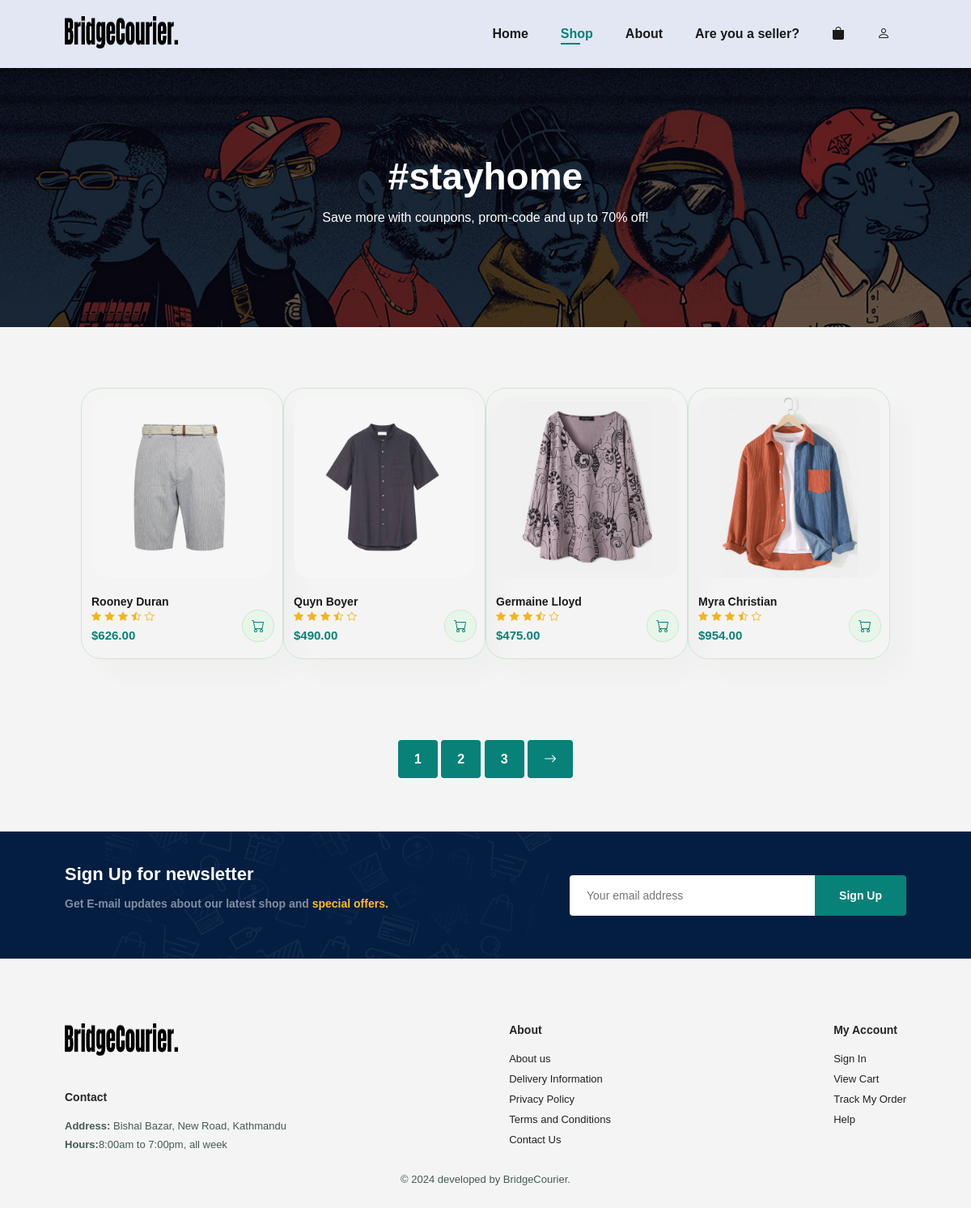
The app's page /shop.php, older data.
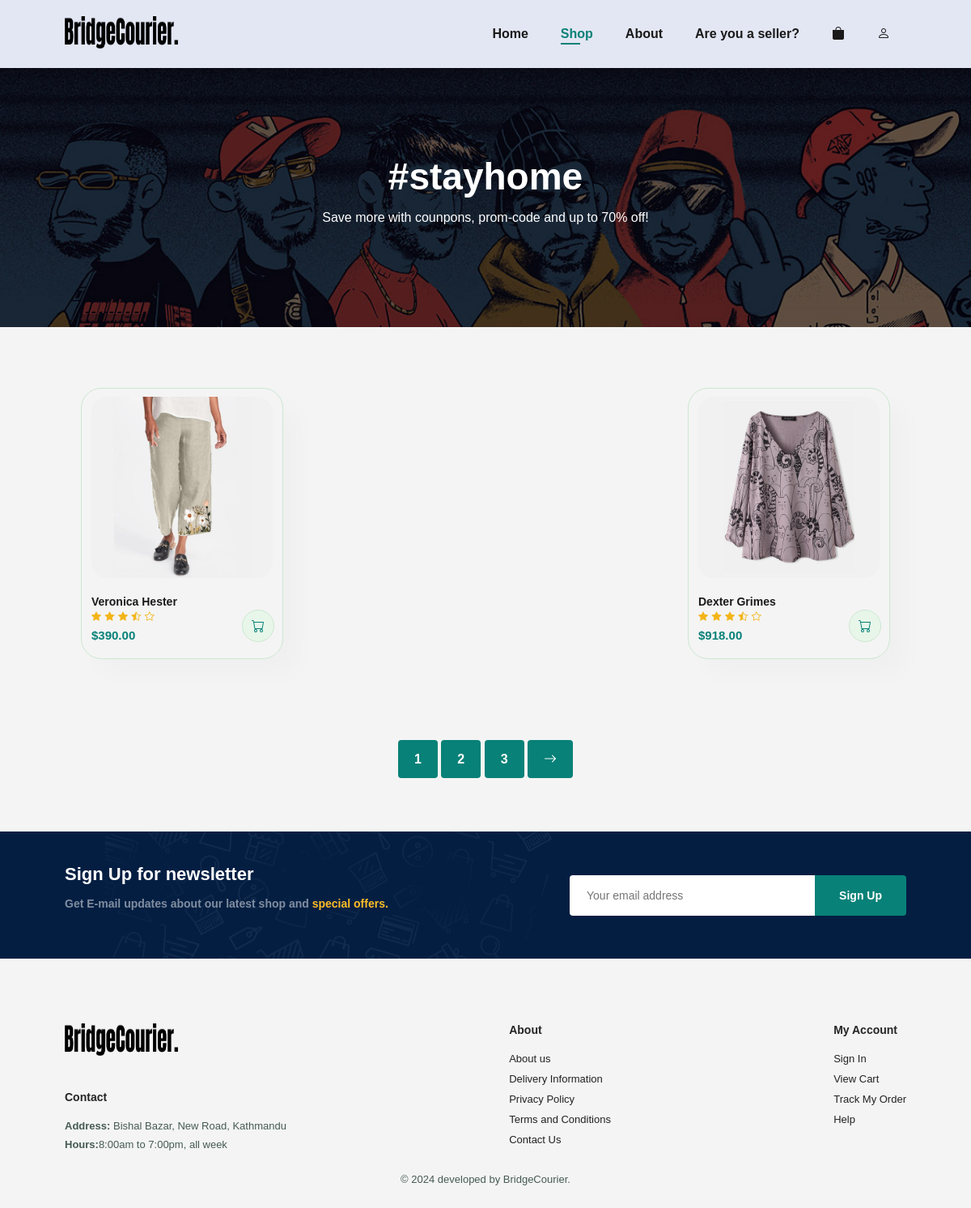
The same page, newer data.
### tables this page shows
CREATE TABLE `productdetails` (
  `prod_id` int(11) NOT NULL,
  `prodname` varchar(100) NOT NULL,
  `prod_desc` varchar(255) NOT NULL,
  `image` varchar(255) DEFAULT NULL,
  `price` decimal(10,2) NOT NULL,
  `quantity` int(11) DEFAULT NULL,
  `f_stat` tinyint(1) DEFAULT 0,
  `na_stat` tinyint(1) DEFAULT 0,
  `created_by` int(11) NOT NULL,
  `created_at` timestamp NOT NULL DEFAULT current_timestamp(),
  `modified_by` int(11) DEFAULT NULL,
  `modified_at` timestamp NULL DEFAULT NULL
);

### functions.php (called while the page is built, shortened)
<?php
    function getAllProducts(){
        try {
            $connect = new mysqli('localhost','root','','bridge_courier');
            $sql = "select * from productdetails";
            $result = $connect->query($sql);
            $products = [];
            if ($result->num_rows > 0) {
                while ($record= $result->fetch_assoc()) {
                    array_push($products,$record);
                }
            }
            return $products;
        } catch (\Throwable $th) {
           die('Error: ' . $th->getMessage());
        }
    }
?>

### shop.php (the view, shortened to what this page needs)
<?php
require 'functions.php';
$products = getAllProducts();
?>
<!DOCTYPE html>
<html lang="en">
<head>
    <link rel="stylesheet" href="css/main.css?v=<?php echo time(); ?>">
    <link rel="stylesheet" href="https://cdn.jsdelivr.net/npm/bootstrap-icons@1.11.3/font/bootstrap-icons.min.css?v=<?php echo time(); ?>">
</head>
<body>
    <section id="header">
    <?php require "navbar.php"; ?>
    </section>
    <section id="page-header">
        <h2>#stayhome</h2>
        <p>Save more with counpons, prom-code and up to 70% off! </p>
    </section>
    <section id="product1" class="section_p1">
        <div class="pro-container">
        <?php foreach ($products as $key => $product) { ?>
                    <div class="pro" onclick="window.location.href='sproduct.php?id=<?php echo $product['prod_id'] ?>'">
                        <img src="img/products/<?php echo $product['image']?>" alt="<?php $product['prodname'] ?>">
                        <div class="des">
                            <h5><?php echo $product['prodname'] ?></h5>
                            <div class="star">
                                <i class="bi bi-star-fill"></i>
                                <i class="bi bi-star-fill"></i>
                                <i class="bi bi-star-fill"></i>
                                <i class="bi bi-star-half"></i>
                                <i class="bi bi-star"></i>
                            </div>
                            <h4>&dollar;<?php echo $product['price'] ?></h4>
                        </div>
                        <a href="sproduct.php?id=<?php echo $product['prod_id'] ?>"><i class="bi bi-cart cart"></i></a>
                    </div>
                <?php } ?>
        </div>
    </section>
    <section id="pagination" class="section_p1">
        <a href="#">1</a>
        <a href="#">2</a>
        <a href="#">3</a>
        <a href="#"><i class="bi bi-arrow-right"></i></a>
    </section>
    <section id="newsletter" class="section_p1 section_m1">
        <div class="newstext">
            <h4>Sign Up for newsletter</h4>
            <p>Get E-mail updates about our latest shop and <span>special offers.</span></p>
        </div>
        <div class="form">
            <input type="text" placeholder="Your email address">
            <button class="normal">Sign Up</button>
        </div>
    </section>
    <?php require "footer.php"; ?>
</body>
</html>

### navbar.php (shortened to what this page needs)
<?php
$current_page = basename($_SERVER['PHP_SELF']);
 require_once 'functions.php';
?>
<a href="index.php"><img src="img/logo.png" class="logo" alt="company logo"></a>
<div>
    <ul id="navbar">
        <li><a href="index.php" class="<?php echo $current_page == 'index.php' ? 'active' : ''; ?>">Home</a></li>
        <li><a href="shop.php" class="<?php echo $current_page == 'shop.php' ? 'active' : ''; ?>">Shop</a></li>
        <?php if (!isset($seller)): ?>
        <li><a href="about.php" class="<?php echo $current_page == 'about.php' ? 'active' : ''; ?>">About</a></li>
        <?php if (!isset($user) && !isset($admin)) : ?>        <li><a href="seller_signuplogin.php" class="<?php echo $current_page == 'seller_signuplogin.php' ? 'active' : ''; ?>">Are you a seller?</a></li>
        <?php endif; ?>
        <li id="lg-bag"><a href="cart.php" class="<?php echo $current_page == 'cart.php' ? 'active' : ''; ?>"><i class="bi bi-bag-fill"></i></a></li>
        <?php else : ?>
            <li><a href="sellerview.php" class="<?php echo $current_page == 'sellerview.php' ? 'active' : ''; ?>">View</a></li>
            <li><a href="sellerdashboard.php" class="<?php echo $current_page == 'sellerdashboard.php' ? 'active' : ''; ?>">dashboard</a></li>
            <?php endif; ?>
        <li id="lg-person">
            <?php if (isset($user) || isset($admin) || isset($seller))  :?>
            <a href="logout.php" class="<?php echo $current_page == 'logout.php' ? 'active' : ''; ?>"><i class="bi bi-person-dash-fill"></i></a></li>
            <?php else : ?>
            <a href="user_signuplogin.php" class="<?php echo $current_page == 'user_signuplogin.php' ? 'active' : ''; ?>"><i class="bi bi-person"></i></a></li>
            <?php endif; ?>
    </ul>
</div>

### footer.php
<footer class="section_p1">
        <div class="col">
            <a href="index.php">
                <img class="logo" src="img/logo.png" alt="logo">
            </a>
            <h4>Contact</h4>
            <p><strong>Address:</strong> Bishal Bazar, New Road, Kathmandu</p>
            <p><strong>Hours:</strong>8:00am to 7:00pm, all week</p>
        </div>
        <div class="col">
            <h4>About</h4>
            <a href="about.php">About us</a>
            <a href="#">Delivery Information</a>
            <a href="#">Privacy Policy</a>
            <a href="#">Terms and Conditions</a>
            <a href="#">Contact Us</a>
        </div>
        <div class="col">
            <h4>My Account</h4>
            <a href="user_signuplogin.php">Sign In</a>
            <a href="cart.php">View Cart</a>
            <a href="#">Track My Order</a>
            <a href="#">Help</a>
        </div>
        <div class="copyright">
            <p>&copy; 2024 developed by BridgeCourier. </p>
        </div>
    </footer>

### css/global.css (style rules this page uses)
* { margin: 0; padding: 0; box-sizing: border-box; font-family: Arial, Helvetica, sans-serif; }
.logo { width: 140px ; height: 40px; }
h2 { font-size: 46px; line-height: 54px; color: #252525 ; }
h4 { font-size: 20px; color:#252525; }
p { font-size: 16px; color: #465b52; margin: 15px 0 20px 0; }
.section_p1 { padding: 40px 80px; }
.section_m1 { margin: 40px 0; }
button.normal { font-size: 14px; font-weight: 600; padding: 15px 30px; color: #000; background-color: #fff; border-radius: 4px; cursor: pointer; border: none; outline: none; transition: 0.2s; }
body { width:100%; }

### css/navbar.css (style rules this page uses)
#navbar { display: flex; align-items: center; justify-content: center; }
#navbar li { list-style: none; padding: 0 20px; position: relative; }
#navbar li a { text-decoration: none; font-size: 16px; font-weight: 600; color: #1a1a1a; transition: 0.4s ease; }
#navbar li a:hover, #navbar li a.active { color: #088178; }
#navbar li a.active::after, #navbar li a:hover::after { content:""; width: 30%; height: 2px; background: #088178; position: absolute; bottom: -4px; left: 20px; }

### css/index.css (style rules this page uses)
#header { display: flex; align-items: center; justify-content: space-between; padding:20px 80px; background: #e3e6f3; box-shadow: 0 5px 15px rgba(11, 0, 0, 0.231); z-index: 999; position:sticky; top: 0; left: 0; }
#product1 { text-align: center; }
#product1 .pro-container { display: flex ; justify-content: space-between; padding: 20px; flex-wrap: wrap; }
#product1 .pro { width: 23%; min-width: 250px; padding: 10px 12px; border: 1px solid #cce7d0 ; border-radius: 25px ; cursor: pointer; box-shadow: 20px 20px 30px rgba(0, 0, 0, 0.02); margin: 15px 0; transition: 0.2s ease; position: relative; }
#product1 .pro img { width: 100%; border-radius: 20px ; }
#product1 .pro .des { text-align: start; padding: 10px 0; }
#product1 .pro .des h5 { padding-top: 7px; color: #1a1a1a; font-size: 14px; }
#product1 .pro .des i { font-size: 12px; color:rgb(243, 181, 25); }
#product1 .pro .des h4 { padding-top: 7px; font-size: 15px; font-weight: 700; color: #088178; }
#product1 .pro .cart { width: 40px; height: 40px; line-height: 40px; border: 1px solid #cce7d0; border-radius: 50px; background-color: #e8f6ea; font-weight: 500; color: #088178; position:absolute; bottom: 20px; right: 10px; }
#newsletter { display: flex; justify-content: space-between; flex-wrap: wrap; align-items: center; background-image: url("../img/banner/b14.png"); background-repeat: no-repeat; background-position: 20% 30%; background-color:#041e42; }
#newsletter h4 { font-size: 22px; font-weight: 700; color: #fff; }
#newsletter p { font-size: 14px; font-weight: 600; color: #818ea0; }
#newsletter p span { color: #ffbd27; }
#newsletter .form { display: flex; width: 40%; }
#newsletter input { height: 3.125rem; padding: 0 1.25rem; font-size: 14px; width: 100%; border: 1px solid transparent; border-radius: 4px; outline: none; border-top-right-radius: 0; border-bottom-right-radius: 0; }
#newsletter button { background-color: #088178; color: #fff; white-space: nowrap; border-top-left-radius: 0; border-bottom-left-radius: 0; }
footer { display: flex; justify-content: space-between; flex-wrap: wrap; }
footer .col { display: flex; flex-direction: column; align-items: flex-start; margin-bottom: 20px; }
footer .logo { margin-bottom: 30px; }
footer h4 { font-size: 14px; padding-bottom: 20px; font-weight: 600; }
footer p { font-size: 13px; margin: 0 0 8px 0; }
footer a { font-size: 13px; text-decoration: none; color: #222; margin-bottom: 10px; }
footer .copyright { width: 100%; text-align: center; }

### css/shop.css (style rules this page uses)
#page-header { background-image: url(../img/banner/b1.jpg); width: 100%; height: 40vh; background-size: cover; display: flex; justify-content: center; text-align: center; flex-direction: column; padding: 14px; }
#page-header h2, #page-header p { color: #fff; }
#pagination { text-align: center; }
#pagination a { text-decoration: none; background-color: #088178; padding: 15px 20px; border-radius: 4px; color: #fff; font-weight: 600; }
#pagination a i { font-size: 16px; font-weight: 600; }

### css/admin.css (style rules this page uses)
body { font-family: Arial, sans-serif; background-color: #f4f4f4; margin: 0; padding: 0; }

### css/seller_data.css (style rules this page uses)
* { margin: 0; padding: 0; box-sizing: border-box; }

Row changes from the older to the newer data that the page shows:
removed productdetails: image (picture), prodname "Rooney Duran", price "626.00"
removed productdetails: image (picture), prodname "Quyn Boyer", price "490.00"
removed productdetails: image (picture), prodname "Germaine Lloyd", price "475.00"
removed productdetails: image (picture), prodname "Myra Christian", price "954.00"
added productdetails: image (picture), prodname "Veronica Hester", price "390.00"
added productdetails: image (picture), prodname "Dexter Grimes", price "918.00"
